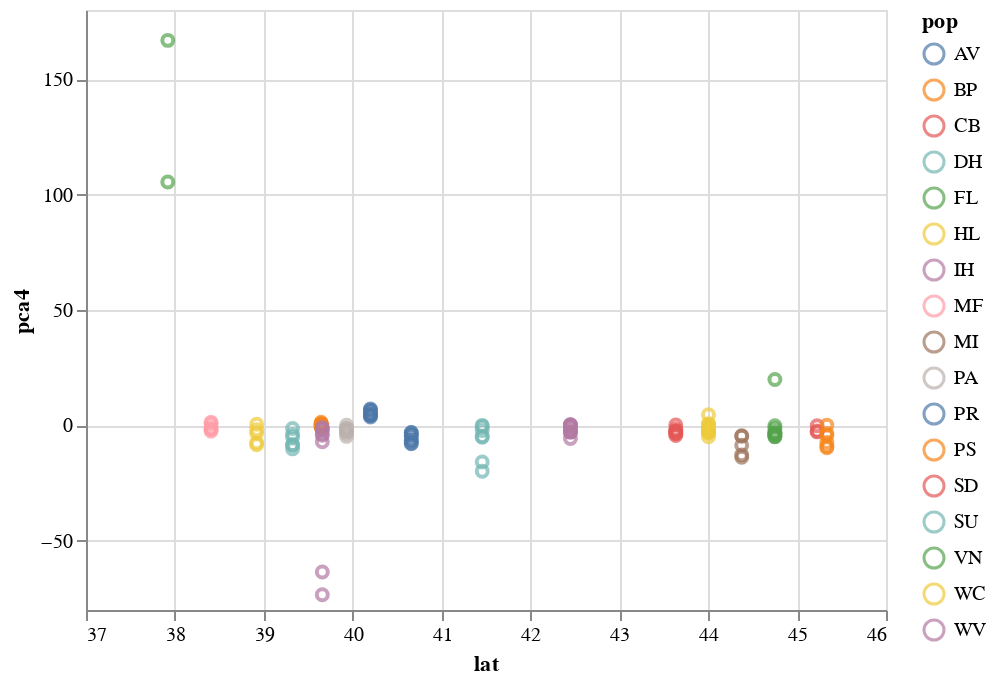

Here is the notebook cell this chart was saved with:
### Code cell
#plot pca vs latitude
alt.Chart(mergeyNam).mark_point().encode(
    alt.X('lat',
        scale=alt.Scale(zero=False)
    ),
    y='pca4',
    color='pop'
)

### Figure 1 — Vega-Lite specification as saved in the notebook (floating-point values rounded to 4 significant figures)
{"$schema": "https://vega.github.io/schema/vega-lite/v2.6.0.json", "config": {"view": {"height": 300, "width": 400}}, "data": {"name": "data-df70497540024ff2a58ec16791d94b1c"}, "datasets": {"data-df70497540024ff2a58ec16791d94b1c": [{"con": "Nam", "lat": 37.92, "long": -75.48, "name": "B10I.sorted", "pca1": 0.6633, "pca2": -9.543, "pca3": 68.82, "pca4": 105.5, "pca5": -33.83, "pca6": -8.979, "pca7": 1.69, "pop": "VN"}, {"con": "Nam", "lat": 37.92, "long": -75.48, "name": "B1II.sorted", "pca1": 3.726, "pca2": -16.05, "pca3": 109.6, "pca4": 166.8, "pca5": -53.16, "pca6": -16.59, "pca7": -6.307, "pop": "VN"}, {"con": "Nam", "lat": 38.41, "long": -75.57, "name": "F1II.sorted", "pca1": 2.572, "pca2": -5.386, "pca3": 10.35, "pca4": -1.701, "pca5": 4.459, "pca6": 7.55, "pca7": 2.642, "pop": "MF"}, {"con": "Nam", "lat": 38.41, "long": -75.57, "name": "B8I.sorted", "pca1": 2.434, "pca2": -2.056, "pca3": 6.341, "pca4": 0.8916, "pca5": 1.107, "pca6": 3.409, "pca7": 9.065, "pop": "MF"}, {"con": "Nam", "lat": 38.41, "long": -75.57, "name": "D7I.sorted", "pca1": 1.877, "pca2": -4.647, "pca3": 6.367, "pca4": -2.569, "pca5": 1.283, "pca6": 4.924, "pca7": 4.924, "pop": "MF"}, {"con": "Nam", "lat": 38.41, "long": -75.57, "name": "H5I.sorted", "pca1": 1.585, "pca2": -2.181, "pca3": 6.331, "pca4": -1.696, "pca5": 2.518, "pca6": 4.359, "pca7": 6.526, "pop": "MF"}, {"con": "Nam", "lat": 38.41, "long": -75.57, "name": "C11II.sorted", "pca1": 1.44, "pca2": -2.785, "pca3": 3.11, "pca4": -0.5945, "pca5": 2.595, "pca6": 4.932, "pca7": 0.9729, "pop": "MF"}, {"con": "Nam", "lat": 38.41, "long": -75.57, "name": "E7II.sorted", "pca1": 4.544, "pca2": -2.806, "pca3": 6.35, "pca4": 1.346, "pca5": 2.507, "pca6": 5.192, "pca7": 6.07, "pop": "MF"}, {"con": "Nam", "lat": 38.92, "long": -75.45, "name": "G5II.sorted", "pca1": 6.044, "pca2": -5.32, "pca3": 12.29, "pca4": 0.4563, "pca5": 7.601, "pca6": 4.642, "pca7": -2.703, "pop": "HL"}, {"con": "Nam", "lat": 38.92, "long": -75.45, "name": "A12I.sorted", "pca1": 0.9412, "pca2": -3.487, "pca3": 12.66, "pca4": -3.281, "pca5": 6.346, "pca6": 8.115, "pca7": 16.01, "pop": "HL"}, {"con": "Nam", "lat": 38.92, "long": -75.45, "name": "F10I.sorted", "pca1": 1.07, "pca2": -2.011, "pca3": 13.73, "pca4": -1.915, "pca5": 6.381, "pca6": 9.76, "pca7": 18.69, "pop": "HL"}, {"con": "Nam", "lat": 38.92, "long": -75.45, "name": "H12I.sorted", "pca1": 3.614, "pca2": -4.259, "pca3": 9.885, "pca4": -7.481, "pca5": 8.329, "pca6": 13.82, "pca7": 13.25, "pop": "HL"}, {"con": "Nam", "lat": 38.92, "long": -75.45, "name": "D3II.sorted", "pca1": 4.832, "pca2": -5.168, "pca3": 19.91, "pca4": -8.42, "pca5": 14.67, "pca6": 26.13, "pca7": 9.663, "pop": "HL"}, {"con": "Nam", "lat": 39.65, "long": -75.72, "name": "A11I.sorted", "pca1": -79.19, "pca2": 8.751, "pca3": -6.843, "pca4": -0.7516, "pca5": -3.877, "pca6": -1.127, "pca7": 0.6259, "pop": "BP"}, {"con": "Nam", "lat": 39.65, "long": -75.72, "name": "F6II.sorted", "pca1": -38.38, "pca2": -1.815, "pca3": -0.2943, "pca4": -0.03705, "pca5": 1.014, "pca6": 7.726, "pca7": -6.126, "pop": "BP"}, {"con": "Nam", "lat": 39.65, "long": -75.72, "name": "E3II.sorted", "pca1": -98.18, "pca2": 3.691, "pca3": -8.57, "pca4": -0.8817, "pca5": -4.34, "pca6": 0.5186, "pca7": -2.232, "pop": "BP"}, {"con": "Nam", "lat": 39.65, "long": -75.72, "name": "D11II.sorted", "pca1": -2.065, "pca2": -0.2838, "pca3": 0.003677, "pca4": 0.003389, "pca5": 0.06147, "pca6": 0.3603, "pca7": -0.719, "pop": "BP"}, {"con": "Nam", "lat": 39.65, "long": -75.72, "name": "H2I.sorted", "pca1": -133.9, "pca2": 7.311, "pca3": -9.746, "pca4": 1.318, "pca5": -6.877, "pca6": -8.763, "pca7": 7.167, "pop": "BP"}, {"con": "Nam", "lat": 39.65, "long": -75.72, "name": "H1I.sorted", "pca1": -133.7, "pca2": 7.477, "pca3": -9.887, "pca4": 0.7555, "pca5": -7.255, "pca6": -8.79, "pca7": 8.074, "pop": "BP"}, {"con": "Nam", "lat": 39.65, "long": -75.72, "name": "G9I.sorted", "pca1": -66.23, "pca2": 0.5788, "pca3": -2.164, "pca4": 0.6135, "pca5": -1.382, "pca6": -2.06, "pca7": 1.04, "pop": "BP"}, {"con": "Nam", "lat": 39.65, "long": -75.72, "name": "F4I.sorted", "pca1": -131.7, "pca2": 3.19, "pca3": -12.4, "pca4": 0.3687, "pca5": -0.9638, "pca6": -1.599, "pca7": -10.89, "pop": "BP"}, {"con": "Nam", "lat": 39.65, "long": -75.72, "name": "G2II.sorted", "pca1": -135.1, "pca2": 1.384, "pca3": -12.53, "pca4": 0.449, "pca5": -0.65, "pca6": -0.446, "pca7": -15.41, "pop": "BP"}, {"con": "Nam", "lat": 39.66, "long": -79.91, "name": "B6I.sorted", "pca1": 12.33, "pca2": -15.13, "pca3": 16.1, "pca4": -63.53, "pca5": -142.4, "pca6": 2.418, "pca7": -9.54, "pop": "WV"}, {"con": "Nam", "lat": 39.66, "long": -79.91, "name": "F4II.sorted", "pca1": 9.306, "pca2": -11.89, "pca3": 2.461, "pca4": -7.056, "pca5": 1.614, "pca6": -2.72, "pca7": -4.358, "pop": "WV"}, {"con": "Nam", "lat": 39.66, "long": -79.91, "name": "D7II.sorted", "pca1": 10.6, "pca2": -11.65, "pca3": -5.334, "pca4": -3.765, "pca5": 9.462, "pca6": -11.77, "pca7": -9.757, "pop": "WV"}, {"con": "Nam", "lat": 39.66, "long": -79.91, "name": "B8II.sorted", "pca1": 15.2, "pca2": -19.79, "pca3": 18.7, "pca4": -73.41, "pca5": -163.7, "pca6": 3.637, "pca7": -15.68, "pop": "WV"}, {"con": "Nam", "lat": 39.66, "long": -79.91, "name": "B4II.sorted", "pca1": 6.547, "pca2": -9.773, "pca3": 6.273, "pca4": -4.254, "pca5": 6.293, "pca6": -2.986, "pca7": -1.339, "pop": "WV"}, {"con": "Nam", "lat": 39.66, "long": -79.91, "name": "G4I.sorted", "pca1": 4.632, "pca2": -4.877, "pca3": 0.9697, "pca4": -0.7492, "pca5": 1.565, "pca6": -4.177, "pca7": 0.9313, "pop": "WV"}, {"con": "Nam", "lat": 39.66, "long": -79.91, "name": "A7I.sorted", "pca1": 8.096, "pca2": -5.017, "pca3": 1.409, "pca4": -1.741, "pca5": 6.492, "pca6": -2.893, "pca7": 2.519, "pop": "WV"}, {"con": "Nam", "lat": 39.66, "long": -79.91, "name": "H5II.sorted", "pca1": 8.341, "pca2": -9.91, "pca3": 6.692, "pca4": -1.828, "pca5": 5.01, "pca6": -0.727, "pca7": 2.268, "pop": "WV"}, {"con": "Nam", "lat": 39.93, "long": -75.58, "name": "H6I.sorted", "pca1": -0.7189, "pca2": -2.366, "pca3": 4.238, "pca4": -1.664, "pca5": 4.101, "pca6": 2.388, "pca7": 6.757, "pop": "PA"}, {"con": "Nam", "lat": 39.93, "long": -75.58, "name": "F9I.sorted", "pca1": 1.838, "pca2": -1.402, "pca3": 5.043, "pca4": -1.633, "pca5": 3.143, "pca6": 2.371, "pca7": 5.897, "pop": "PA"}, {"con": "Nam", "lat": 39.93, "long": -75.58, "name": "E10I.sorted", "pca1": 1.81, "pca2": -1.517, "pca3": 3.072, "pca4": -1.369, "pca5": 2.482, "pca6": 3.46, "pca7": 3.29, "pop": "PA"}, {"con": "Nam", "lat": 39.93, "long": -75.58, "name": "D5I.sorted", "pca1": 3.912, "pca2": -2.172, "pca3": 3.691, "pca4": -2.587, "pca5": 4.267, "pca6": 3.258, "pca7": 7.613, "pop": "PA"}, {"con": "Nam", "lat": 39.93, "long": -75.58, "name": "D4I.sorted", "pca1": 1.272, "pca2": 0.4376, "pca3": 5.721, "pca4": -2.655, "pca5": 2.793, "pca6": 4.889, "pca7": 8.765, "pop": "PA"}, {"con": "Nam", "lat": 39.93, "long": -75.58, "name": "B6II.sorted", "pca1": 3.802, "pca2": -2.447, "pca3": 7.155, "pca4": -4.752, "pca5": 5.548, "pca6": 4.221, "pca7": 1.748, "pop": "PA"}, {"con": "Nam", "lat": 39.93, "long": -75.58, "name": "B9II.sorted", "pca1": 4.327, "pca2": -5.007, "pca3": 7.023, "pca4": -3.39, "pca5": 5.111, "pca6": 4.725, "pca7": 4.71, "pop": "PA"}, {"con": "Nam", "lat": 39.93, "long": -75.58, "name": "G12I.sorted", "pca1": -0.0825, "pca2": -0.02548, "pca3": 0.007083, "pca4": 0.01915, "pca5": 0.01465, "pca6": -0.0292, "pca7": -0.0179, "pop": "PA"}, {"con": "Nam", "lat": 40.2, "long": -76.76, "name": "H9II.sorted", "pca1": 12.11, "pca2": 78.36, "pca3": -7.45, "pca4": 4.443, "pca5": -4.508, "pca6": 0.03136, "pca7": -5.897, "pop": "AV"}, {"con": "Nam", "lat": 40.2, "long": -76.76, "name": "E4II.sorted", "pca1": 18.03, "pca2": 89.14, "pca3": -10.15, "pca4": 6.216, "pca5": -5.257, "pca6": 1.786, "pca7": -7.125, "pop": "AV"}, {"con": "Nam", "lat": 40.2, "long": -76.76, "name": "G2I.sorted", "pca1": 16.78, "pca2": 97.5, "pca3": -11.31, "pca4": 3.648, "pca5": -6.257, "pca6": 0.5072, "pca7": -3.802, "pop": "AV"}, {"con": "Nam", "lat": 40.2, "long": -76.76, "name": "D3I.sorted", "pca1": 17.33, "pca2": 111.4, "pca3": -10.52, "pca4": 4.704, "pca5": -7.874, "pca6": 1.003, "pca7": -2.524, "pop": "AV"}, {"con": "Nam", "lat": 40.2, "long": -76.76, "name": "D10I.sorted", "pca1": 14.76, "pca2": 75.97, "pca3": -9.671, "pca4": 4.144, "pca5": -5.269, "pca6": 1.012, "pca7": -3.382, "pop": "AV"}, {"con": "Nam", "lat": 40.2, "long": -76.76, "name": "B7I.sorted", "pca1": 13.11, "pca2": 101.5, "pca3": -9.109, "pca4": 7.116, "pca5": -5.749, "pca6": 2.855, "pca7": -6.575, "pop": "AV"}, {"con": "Nam", "lat": 40.2, "long": -76.76, "name": "B1I.sorted", "pca1": 16.75, "pca2": 110.4, "pca3": -10.75, "pca4": 6.729, "pca5": -7.066, "pca6": -0.2274, "pca7": -3.942, "pop": "AV"}, {"con": "Nam", "lat": 40.2, "long": -76.76, "name": "E5I.sorted", "pca1": 13.01, "pca2": 91.69, "pca3": -9.769, "pca4": 4.815, "pca5": -6.726, "pca6": 1.238, "pca7": -2.461, "pop": "AV"}, {"con": "Nam", "lat": 40.66, "long": -76.92, "name": "C2I.sorted", "pca1": 4.03, "pca2": -1.841, "pca3": 6.017, "pca4": -4.149, "pca5": 9.469, "pca6": -0.6714, "pca7": 19.85, "pop": "PR"}, {"con": "Nam", "lat": 40.66, "long": -76.92, "name": "A3I.sorted", "pca1": 5.478, "pca2": 0.01489, "pca3": 7.45, "pca4": -7.923, "pca5": 11.37, "pca6": -10.31, "pca7": 27.52, "pop": "PR"}, {"con": "Nam", "lat": 40.66, "long": -76.92, "name": "B3I.sorted", "pca1": 4.628, "pca2": -0.6603, "pca3": 7.197, "pca4": -3.215, "pca5": 6.994, "pca6": -0.9251, "pca7": 19.08, "pop": "PR"}, {"con": "Nam", "lat": 40.66, "long": -76.92, "name": "D1I.sorted", "pca1": 5.88, "pca2": 1.08, "pca3": 6.364, "pca4": -7.604, "pca5": 8.4, "pca6": -8.961, "pca7": 20.98, "pop": "PR"}, {"con": "Nam", "lat": 40.66, "long": -76.92, "name": "G1I.sorted", "pca1": 1.424, "pca2": 0.292, "pca3": 6.356, "pca4": -3.12, "pca5": 7.57, "pca6": 1.207, "pca7": 14.17, "pop": "PR"}, {"con": "Nam", "lat": 40.66, "long": -76.92, "name": "H8I.sorted", "pca1": 7.686, "pca2": -1.981, "pca3": 6.344, "pca4": -6.329, "pca5": 10.08, "pca6": -6.713, "pca7": 28.97, "pop": "PR"}, {"con": "Nam", "lat": 40.66, "long": -76.92, "name": "G4II.sorted", "pca1": 4.034, "pca2": -5.726, "pca3": 3.224, "pca4": -4.582, "pca5": 7.256, "pca6": 4.81, "pca7": 6.471, "pop": "PR"}, {"con": "Nam", "lat": 40.66, "long": -76.92, "name": "A9I.sorted", "pca1": 4.729, "pca2": -5.435, "pca3": 3.148, "pca4": -6.314, "pca5": 5.633, "pca6": 1.716, "pca7": 5.936, "pop": "PR"}, {"con": "Nam", "lat": 41.46, "long": -77.14, "name": "D8II.sorted", "pca1": 6.844, "pca2": -6.36, "pca3": 2.839, "pca4": -5.157, "pca5": 5.102, "pca6": -2.856, "pca7": -3.303, "pop": "SU"}, {"con": "Nam", "lat": 41.46, "long": -77.14, "name": "B5I.sorted", "pca1": 2.036, "pca2": -1.476, "pca3": 0.6243, "pca4": 0.0007299, "pca5": 0.3939, "pca6": -0.6711, "pca7": 0.1633, "pop": "SU"}, {"con": "Nam", "lat": 41.46, "long": -77.14, "name": "B9I.sorted", "pca1": 1.46, "pca2": -0.4315, "pca3": 1.261, "pca4": -0.4277, "pca5": 0.8035, "pca6": 0.04385, "pca7": 0.8561, "pop": "SU"}, {"con": "Nam", "lat": 41.46, "long": -77.14, "name": "A4I.sorted", "pca1": 10.28, "pca2": -9.15, "pca3": 11.55, "pca4": -19.84, "pca5": 1.613, "pca6": 7.381, "pca7": 145.0, "pop": "SU"}, {"con": "Nam", "lat": 41.46, "long": -77.14, "name": "C4I.sorted", "pca1": 5.86, "pca2": -4.55, "pca3": 2.696, "pca4": -4.78, "pca5": 4.391, "pca6": 3.817, "pca7": 4.391, "pop": "SU"}, {"con": "Nam", "lat": 41.46, "long": -77.14, "name": "E7I.sorted", "pca1": 8.804, "pca2": -7.441, "pca3": 9.096, "pca4": -15.89, "pca5": 1.704, "pca6": 5.842, "pca7": 116.7, "pop": "SU"}, {"con": "Nam", "lat": 41.46, "long": -77.14, "name": "C1I.sorted", "pca1": 3.675, "pca2": -1.224, "pca3": 3.456, "pca4": -2.248, "pca5": 4.992, "pca6": -2.575, "pca7": -0.6641, "pop": "SU"}, {"con": "Nam", "lat": 43.64, "long": -79.35, "name": "C4II.sorted", "pca1": 13.43, "pca2": -12.48, "pca3": -4.592, "pca4": -3.264, "pca5": 8.178, "pca6": -14.7, "pca7": -13.22, "pop": "CB"}, {"con": "Nam", "lat": 43.64, "long": -79.35, "name": "A11II.sorted", "pca1": -10.33, "pca2": -5.198, "pca3": -2.374, "pca4": -2.445, "pca5": 2.495, "pca6": -4.862, "pca7": -5.409, "pop": "CB"}, {"con": "Nam", "lat": 43.64, "long": -79.35, "name": "C9II.sorted", "pca1": 8.317, "pca2": -9.488, "pca3": -4.432, "pca4": -2.45, "pca5": 4.992, "pca6": -7.5, "pca7": -4.757, "pop": "CB"}, {"con": "Nam", "lat": 43.64, "long": -79.35, "name": "D10II.sorted", "pca1": 13.38, "pca2": -13.5, "pca3": -2.619, "pca4": -4.39, "pca5": 11.29, "pca6": -16.93, "pca7": -13.73, "pop": "CB"}, {"con": "Nam", "lat": 43.64, "long": -79.35, "name": "E8II.sorted", "pca1": 8.042, "pca2": -9.715, "pca3": -1.406, "pca4": 0.1729, "pca5": 2.995, "pca6": -10.03, "pca7": -7.078, "pop": "CB"}, {"con": "Nam", "lat": 43.64, "long": -79.35, "name": "G10II.sorted", "pca1": 8.602, "pca2": -6.91, "pca3": -2.376, "pca4": -1.661, "pca5": 4.524, "pca6": -8.287, "pca7": -6.525, "pop": "CB"}, {"con": "Nam", "lat": 43.64, "long": -79.35, "name": "F6I.sorted", "pca1": 10.41, "pca2": -7.863, "pca3": -3.704, "pca4": -3.611, "pca5": 2.771, "pca6": -13.09, "pca7": -3.885, "pop": "CB"}, {"con": "Nam", "lat": 44.38, "long": -79.74, "name": "G5I.sorted", "pca1": 8.704, "pca2": -8.16, "pca3": -2.201, "pca4": -4.489, "pca5": 6.22, "pca6": -8.227, "pca7": -1.686, "pop": "MI"}, {"con": "Nam", "lat": 44.38, "long": -79.74, "name": "H7I.sorted", "pca1": 10.89, "pca2": -8.78, "pca3": -4.015, "pca4": -4.745, "pca5": 7.759, "pca6": -12.04, "pca7": -0.4031, "pop": "MI"}, {"con": "Nam", "lat": 44.38, "long": -79.74, "name": "G3II.sorted", "pca1": 16.41, "pca2": -15.97, "pca3": -5.032, "pca4": -8.596, "pca5": 15.07, "pca6": -23.42, "pca7": -19.22, "pop": "MI"}, {"con": "Nam", "lat": 44.38, "long": -79.74, "name": "H6II.sorted", "pca1": 14.74, "pca2": -21.32, "pca3": -7.393, "pca4": -13.81, "pca5": 22.95, "pca6": -40.58, "pca7": -49.82, "pop": "MI"}, {"con": "Nam", "lat": 44.38, "long": -79.74, "name": "H1II.sorted", "pca1": 16.38, "pca2": -17.34, "pca3": -9.779, "pca4": -12.77, "pca5": 9.36, "pca6": -24.25, "pca7": -23.68, "pop": "MI"}, {"con": "Nam", "lat": 44.75, "long": -79.7, "name": "C10I.sorted", "pca1": 9.814, "pca2": -10.72, "pca3": -4.6, "pca4": -1.408, "pca5": 6.516, "pca6": -11.3, "pca7": -7.217, "pop": "FL"}, {"con": "Nam", "lat": 44.75, "long": -79.7, "name": "D12I.sorted", "pca1": 7.769, "pca2": -8.424, "pca3": -1.572, "pca4": -4.952, "pca5": 2.069, "pca6": -10.66, "pca7": -5.703, "pop": "FL"}, {"con": "Nam", "lat": 44.75, "long": -79.7, "name": "A6I.sorted", "pca1": 11.35, "pca2": -10.37, "pca3": -4.74, "pca4": -4.858, "pca5": 6.047, "pca6": -14.75, "pca7": -6.004, "pop": "FL"}, {"con": "Nam", "lat": 44.75, "long": -79.7, "name": "H2II.sorted", "pca1": 15.82, "pca2": -14.48, "pca3": -6.548, "pca4": -3.14, "pca5": 8.565, "pca6": -19.62, "pca7": -26.92, "pop": "FL"}, {"con": "Nam", "lat": 44.75, "long": -79.7, "name": "F2II.sorted", "pca1": 13.1, "pca2": -14.67, "pca3": -9.419, "pca4": -3.334, "pca5": 13.12, "pca6": -17.96, "pca7": -22.37, "pop": "FL"}, {"con": "Nam", "lat": 44.75, "long": -79.7, "name": "A8II.sorted", "pca1": 12.9, "pca2": -18.55, "pca3": -2.91, "pca4": -3.355, "pca5": 6.427, "pca6": -13.46, "pca7": -19.3, "pop": "FL"}, {"con": "Nam", "lat": 44.75, "long": -79.7, "name": "H9I.sorted", "pca1": 7.609, "pca2": -6.859, "pca3": -4.883, "pca4": -4.168, "pca5": 5.18, "pca6": -8.17, "pca7": -5.444, "pop": "FL"}, {"con": "Nam", "lat": 44.75, "long": -79.7, "name": "E12I.sorted", "pca1": 7.329, "pca2": -9.592, "pca3": -3.158, "pca4": -0.1612, "pca5": 3.988, "pca6": -8.531, "pca7": -6.369, "pop": "FL"}, {"con": "Nam", "lat": 44.75, "long": -79.7, "name": "F5I.sorted", "pca1": 13.32, "pca2": -17.07, "pca3": -43.87, "pca4": 19.91, "pca5": -7.914, "pca6": 1.209, "pca7": 3.488, "pop": "FL"}, {"con": "Nam", "lat": 45.23, "long": -79.68, "name": "C8II.sorted", "pca1": 3.587, "pca2": -3.664, "pca3": -1.799, "pca4": -0.1741, "pca5": 1.761, "pca6": -3.467, "pca7": -2.022, "pop": "SD"}, {"con": "Nam", "lat": 45.23, "long": -79.68, "name": "D9II.sorted", "pca1": 9.324, "pca2": -8.661, "pca3": -3.435, "pca4": -2.415, "pca5": 3.646, "pca6": -10.45, "pca7": -7.454, "pop": "SD"}, {"con": "Nam", "lat": 45.23, "long": -79.68, "name": "C12I.sorted", "pca1": 9.434, "pca2": -8.039, "pca3": -3.966, "pca4": -2.821, "pca5": 3.418, "pca6": -10.12, "pca7": -5.194, "pop": "SD"}, {"con": "Nam", "lat": 45.33, "long": -79.96, "name": "F8II.sorted", "pca1": -0.08324, "pca2": -0.2891, "pca3": -0.1799, "pca4": 0.1168, "pca5": -0.1277, "pca6": 0.07926, "pca7": -0.05059, "pop": "PS"}, {"con": "Nam", "lat": 45.33, "long": -79.96, "name": "H7II.sorted", "pca1": 13.07, "pca2": -13.49, "pca3": -8.741, "pca4": -9.684, "pca5": 10.53, "pca6": -25.84, "pca7": -22.89, "pop": "PS"}, {"con": "Nam", "lat": 45.33, "long": -79.96, "name": "H8II.sorted", "pca1": 9.298, "pca2": -9.227, "pca3": -4.076, "pca4": -3.46, "pca5": 8.238, "pca6": -14.34, "pca7": -10.65, "pop": "PS"}, {"con": "Nam", "lat": 45.33, "long": -79.96, "name": "F8I.sorted", "pca1": 8.934, "pca2": -6.265, "pca3": -0.5791, "pca4": -4.368, "pca5": 5.001, "pca6": -9.963, "pca7": -2.046, "pop": "PS"}, {"con": "Nam", "lat": 45.33, "long": -79.96, "name": "E9II.sorted", "pca1": 11.97, "pca2": -13.9, "pca3": -5.428, "pca4": -7.419, "pca5": 9.318, "pca6": -17.58, "pca7": -14.31, "pop": "PS"}, {"con": "Nam", "lat": 45.33, "long": -79.96, "name": "A7II.sorted", "pca1": 14.17, "pca2": -12.24, "pca3": -6.829, "pca4": -9.124, "pca5": 9.873, "pca6": -24.86, "pca7": -21.2, "pop": "PS"}, {"con": "Nam", "lat": 39.32, "long": -75.62, "name": "G8II.sorted", "pca1": 2.972, "pca2": -4.2, "pca3": 10.7, "pca4": -1.384, "pca5": 2.901, "pca6": 5.119, "pca7": 3.803, "pop": "DH"}, {"con": "Nam", "lat": 39.32, "long": -75.62, "name": "F3II.sorted", "pca1": 0.9631, "pca2": -10.68, "pca3": 20.48, "pca4": -8.437, "pca5": 16.03, "pca6": 104.1, "pca7": -27.0, "pop": "DH"}, {"con": "Nam", "lat": 39.32, "long": -75.62, "name": "C2II.sorted", "pca1": 4.603, "pca2": -6.398, "pca3": 15.87, "pca4": -5.025, "pca5": -0.4697, "pca6": 12.78, "pca7": -1.245, "pop": "DH"}, {"con": "Nam", "lat": 39.32, "long": -75.62, "name": "A6II.sorted", "pca1": 5.523, "pca2": -11.52, "pca3": 26.16, "pca4": -8.428, "pca5": 17.36, "pca6": 125.2, "pca7": -34.1, "pop": "DH"}, {"con": "Nam", "lat": 39.32, "long": -75.62, "name": "B4I.sorted", "pca1": 2.088, "pca2": -2.281, "pca3": 9.237, "pca4": -3.936, "pca5": 6.537, "pca6": 6.576, "pca7": 10.75, "pop": "DH"}, {"con": "Nam", "lat": 39.32, "long": -75.62, "name": "F5II.sorted", "pca1": 3.122, "pca2": -10.8, "pca3": 25.79, "pca4": -10.17, "pca5": 19.68, "pca6": 119.4, "pca7": -33.01, "pop": "DH"}, {"con": "Nam", "lat": 42.45, "long": -76.46, "name": "G7I.sorted", "pca1": 3.49, "pca2": -3.505, "pca3": 4.134, "pca4": -2.924, "pca5": 2.954, "pca6": -0.7826, "pca7": 6.797, "pop": "IH"}, {"con": "Nam", "lat": 42.45, "long": -76.46, "name": "H4II.sorted", "pca1": 2.956, "pca2": -5.25, "pca3": 7.418, "pca4": 0.3166, "pca5": 1.569, "pca6": 2.714, "pca7": -1.177, "pop": "IH"}, {"con": "Nam", "lat": 42.45, "long": -76.46, "name": "H10II.sorted", "pca1": 4.798, "pca2": -5.078, "pca3": 2.979, "pca4": 0.2975, "pca5": 3.857, "pca6": 2.675, "pca7": 0.03923, "pop": "IH"}, {"con": "Nam", "lat": 42.45, "long": -76.46, "name": "E10II.sorted", "pca1": 4.212, "pca2": -3.814, "pca3": 4.323, "pca4": -0.3243, "pca5": 2.24, "pca6": 2.15, "pca7": -0.9253, "pop": "IH"}, {"con": "Nam", "lat": 42.45, "long": -76.46, "name": "B10II.sorted", "pca1": 7.332, "pca2": -7.271, "pca3": 2.864, "pca4": -5.655, "pca5": 1.656, "pca6": 2.455, "pca7": 4.322, "pop": "IH"}, {"con": "Nam", "lat": 42.45, "long": -76.46, "name": "H10I.sorted", "pca1": 6.129, "pca2": -2.572, "pca3": 0.7714, "pca4": -2.808, "pca5": 4.616, "pca6": -0.0425, "pca7": 4.028, "pop": "IH"}, {"con": "Nam", "lat": 42.45, "long": -76.46, "name": "D9I.sorted", "pca1": 3.064, "pca2": -1.93, "pca3": 0.6749, "pca4": 0.08944, "pca5": 2.114, "pca6": 0.8374, "pca7": 1.847, "pop": "IH"}, {"con": "Nam", "lat": 42.45, "long": -76.46, "name": "C3I.sorted", "pca1": 6.856, "pca2": -2.871, "pca3": 3.373, "pca4": -2.26, "pca5": 1.988, "pca6": -0.7666, "pca7": 4.637, "pop": "IH"}, {"con": "Nam", "lat": 42.45, "long": -76.46, "name": "C11I.sorted", "pca1": 0.608, "pca2": -1.322, "pca3": 0.6712, "pca4": -0.784, "pca5": 0.3525, "pca6": -0.9203, "pca7": 1.414, "pop": "IH"}, {"con": "Nam", "lat": 42.45, "long": -76.46, "name": "A10II.sorted", "pca1": 6.707, "pca2": -6.697, "pca3": 7.415, "pca4": -2.806, "pca5": 6.455, "pca6": 1.67, "pca7": 3.593, "pop": "IH"}, {"con": "Nam", "lat": 44.0, "long": -79.39, "name": "A1II.sorted", "pca1": 10.04, "pca2": -9.825, "pca3": 1.65, "pca4": 4.577, "pca5": -0.3249, "pca6": -8.922, "pca7": -6.445, "pop": "WC"}, {"con": "Nam", "lat": 44.0, "long": -79.39, "name": "G1II.sorted", "pca1": 9.513, "pca2": -12.05, "pca3": -4.208, "pca4": -2.033, "pca5": 6.408, "pca6": -13.98, "pca7": -16.21, "pop": "WC"}, {"con": "Nam", "lat": 44.0, "long": -79.39, "name": "F7I.sorted", "pca1": 9.13, "pca2": -5.428, "pca3": -2.29, "pca4": -2.887, "pca5": 4.666, "pca6": -10.48, "pca7": -4.356, "pop": "WC"}, {"con": "Nam", "lat": 44.0, "long": -79.39, "name": "A5I.sorted", "pca1": 7.342, "pca2": -5.14, "pca3": -0.313, "pca4": -3.043, "pca5": 4.46, "pca6": -7.563, "pca7": 8.604, "pop": "WC"}, {"con": "Nam", "lat": 44.0, "long": -79.39, "name": "C1II.sorted", "pca1": 9.955, "pca2": -10.06, "pca3": 0.9899, "pca4": 0.3351, "pca5": 6.252, "pca6": -12.13, "pca7": -11.1, "pop": "WC"}, {"con": "Nam", "lat": 44.0, "long": -79.39, "name": "B11II.sorted", "pca1": 3.009, "pca2": -3.164, "pca3": -1.45, "pca4": -1.272, "pca5": 1.955, "pca6": -5.704, "pca7": -2.855, "pop": "WC"}, {"con": "Nam", "lat": 44.0, "long": -79.39, "name": "C6II.sorted", "pca1": 4.116, "pca2": -2.797, "pca3": -0.6411, "pca4": -1.519, "pca5": 2.884, "pca6": -5.12, "pca7": -4.784, "pop": "WC"}, {"con": "Nam", "lat": 44.0, "long": -79.39, "name": "D1II.sorted", "pca1": 10.04, "pca2": -12.21, "pca3": -0.4946, "pca4": -3.141, "pca5": 8.015, "pca6": -15.25, "pca7": -13.82, "pop": "WC"}, {"con": "Nam", "lat": 44.0, "long": -79.39, "name": "E2II.sorted", "pca1": 5.332, "pca2": -8.392, "pca3": -0.883, "pca4": -0.8514, "pca5": 7.747, "pca6": -8.308, "pca7": -7.556, "pop": "WC"}, {"con": "Nam", "lat": 44.0, "long": -79.39, "name": "C8I.sorted", "pca1": 5.197, "pca2": -7.61, "pca3": -3.615, "pca4": -4.898, "pca5": 6.042, "pca6": -11.48, "pca7": -2.808, "pop": "WC"}, {"con": "Nam", "lat": 44.0, "long": -79.39, "name": "A3II.sorted", "pca1": 9.683, "pca2": -9.847, "pca3": -2.487, "pca4": 0.7721, "pca5": 5.876, "pca6": -10.68, "pca7": -14.47, "pop": "WC"}]}, "encoding": {"color": {"field": "pop", "type": "nominal"}, "x": {"field": "lat", "scale": {"zero": false}, "type": "quantitative"}, "y": {"field": "pca4", "type": "quantitative"}}, "mark": "point"}
